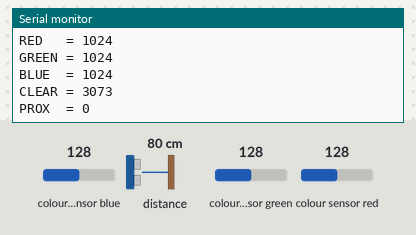
Simulated run of this sketch. Board: Arduino Uno, built with avr-gcc and run on an emulated ATmega328P. Shown: the last lines printed to the serial monitor. The test bench sets the inputs (shaded band); at power-on: colour sensor blue 128, distance to the obstacle 80 cm, colour sensor green 128, colour sensor red 128.

Above: at 1.2 s.
1.3 s: colour sensor blue set to 5
At 1.93 s:
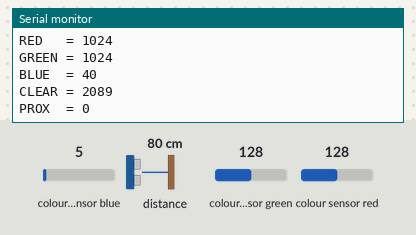
2.8 s: distance to the obstacle set to 2 cm
At 3.15 s:
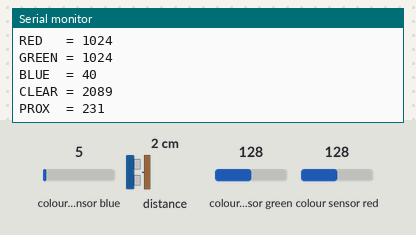
4.3 s: colour sensor green set to 5
At 4.77 s:
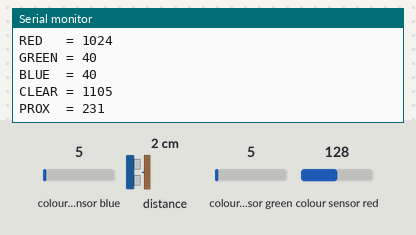
5.8 s: colour sensor red set to 5
At 6.39 s:
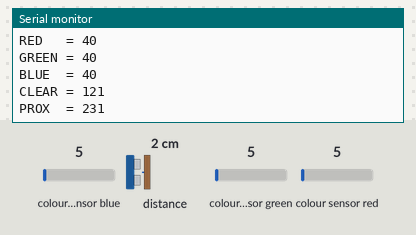
Timing chart, 0 to 8.3 s (numbered marks = the images above; inputs shaded):
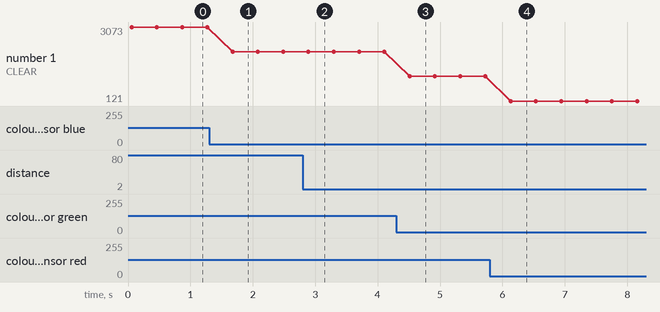

The sketch:

apds9960_sensor_test.ino
```cpp
/*
  Пример работы с модулем цифрового датчика цвета, приближения и жестов APDS-9960
  Created by Rostislav Varzar
*/

#include <Wire.h>
#include "Adafruit_APDS9960.h"

Adafruit_APDS9960 apds9960;

void setup() {
  // Инициализация последовательного порта
  Serial.begin(115200);
  // Инициализация датчика
  if (!apds9960.begin()) {
    Serial.println("Failed to initialize device!");
  }
  // Инициализация режимов работы датчика
  apds9960.enableColor(true);
  apds9960.enableProximity(true);
}

void loop() {
  uint16_t red_data   = 0;
  uint16_t green_data = 0;
  uint16_t blue_data  = 0;
  uint16_t clear_data = 0;
  uint16_t prox_data  = 0;
  // Определение цвета
  while (!apds9960.colorDataReady()) {
    delay(5);
  }
  apds9960.getColorData(&red_data, &green_data, &blue_data, &clear_data);
  // Определение близости препятствия
  prox_data = apds9960.readProximity();
  // Вывод измеренных значений в терминал
  Serial.println("RED   = " + String(red_data));
  Serial.println("GREEN = " + String(green_data));
  Serial.println("BLUE  = " + String(blue_data));
  Serial.println("CLEAR = " + String(clear_data));
  Serial.println("PROX  = " + String(prox_data));
  delay(350);
}
```

Measured:
- after the input at 1.3 s, the serial monitor: prints a new line after 0.38 s (image 1)
- after the input at 2.8 s, the serial monitor: prints a new line after 0.09 s (image 2)
- after the input at 4.3 s, the serial monitor: prints a new line after 0.21 s (image 3)
- after the input at 5.8 s, the serial monitor: prints a new line after 0.33 s (image 4)
- plotted number 1: 3073 → 2089 after the input at 1.3 s, 2089 → 1105 after the input at 4.3 s, 1105 → 121 after the input at 5.8 s
